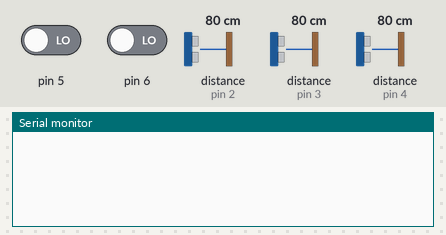
Bench run of a sketch on a simulated Arduino Uno, built with avr-gcc and run on an emulated ATmega328P. Parts: the last lines printed to the serial monitor. The test bench sets the inputs (shaded band); at power-on: distance to the obstacle (sensors on pin 4, pin 3, pin 2) 80 cm, pin 5 LOW, pin 6 LOW. The echo pulse lasts 58.3 µs per cm.

Above: at 1.2 s.
1.3 s: distance to the obstacle (sensor on pin 4) set to 2 cm
At 5.4 s:
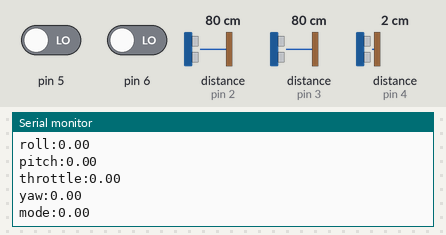
6.5 s: distance to the obstacle (sensor on pin 3) set to 2 cm
At 7.9 s:
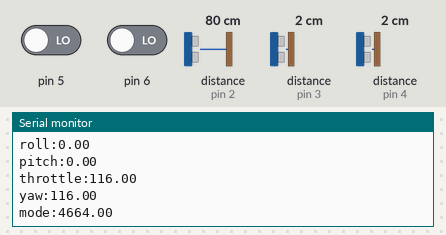
8.0 s: distance to the obstacle (sensor on pin 3) set to 4 cm
9.5 s: distance to the obstacle (sensor on pin 2) set to 2 cm
11.0 s: distance to the obstacle (sensor on pin 2) set to 4 cm
12.5 s: distance to the obstacle (sensor on pin 4) set to 4 cm
At 14.3 s:
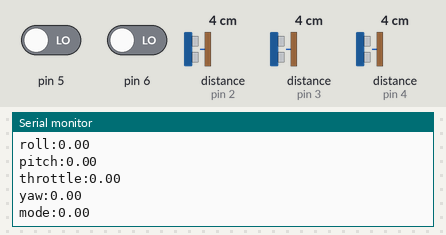

The sketch:

test.ino
```cpp
#include <SPI.h>
#define chanel_number 8  //set the number of chanels
#define default_servo_value 1500  //set the default servo value
#define PPM_FrLen 22500  //set the PPM frame length in microseconds (1ms = 1000µs)
#define PPM_PulseLen 300  //set the pulse length
#define onState 1  //set polarity of the pulses: 1 is positive, 0 is negative
#define sigPin 7  //set PPM signal output pin on the arduino


//////////////////////////////////////////////////////////////////
double ch1;
double ch2;
double ch3;
double ch4;
double ch5;
/*this array holds the servo values for the ppm signal
 change theese values in your code (usually servo values move between 1000 and 2000)*/
int ppm[chanel_number];
void setup(){
  //initiallize default ppm values
   Serial.begin(115200);
//  for(int i=0; i<chanel_number; i++){
//    ppm[i]= default_servo_value;
//  }
  pinMode(6,INPUT);
  pinMode(5,INPUT);
  pinMode(4,INPUT);
  pinMode(3,INPUT);
  pinMode(2,INPUT);
  pinMode(sigPin, OUTPUT);
  digitalWrite(sigPin, !onState);  //set the PPM signal pin to the default state (off)
  cli();
  TCCR1A = 0; // set entire TCCR1 register to 0
  TCCR1B = 0;

  OCR1A = 100;  // compare match register, change this
  TCCR1B |= (1 << WGM12);  // turn on CTC mode
  TCCR1B |= (1 << CS11);  // 8 prescaler: 0,5 microseconds at 16mhz
  TIMSK1 |= (1 << OCIE1A); // enable timer compare interrupt
  sei();

  //==========================================================主程式
}
void loop(){
// ch5=pulseIn(2,HIGH);//飛行模式
//  if( ch5<1400){//遙控模式
  ch1=pulseIn(6,HIGH);//roll
 ch2=pulseIn(5,HIGH);//pitch
 ch3=pulseIn(4,HIGH);//油門
 ch4=pulseIn(3,HIGH);//YAW
 ch5=pulseIn(2,HIGH);//mode
Serial.print("roll:");
  Serial.println(ch1);
Serial.print("pitch:");
  Serial.println(ch2);
Serial.print("throttle:");
  Serial.println(ch3);
Serial.print("yaw:");
  Serial.println(ch4);
Serial.print("mode:");
  Serial.println(ch5);
  delay(500);
  ppm[0]=ch1;
  ppm[1]=ch2;
  ppm[2]=ch3;
  ppm[3]=ch4;
  ppm[4]=ch5;
//}
//  else if(ch5>1400&&ch5<1600){//任務模式 /
//    PIXYSEE();
//    if(x<150){
//    ch2=pulseIn(5,HIGH);//線左
//    track(ch2 , 1600, 1500);
//    }
//     else if(x>=150&&x<=170){//線中
//     ch2=pulseIn(5,HIGH);//pitch
//     track(ch2 , 1500, 1500);
//     }
//     else{
//     ch2=pulseIn(5,HIGH);//線右
//     track(ch2 , 1400, 1500);
//     }
//
//  }
//=========================================================================================    
//   else{//救機降落
//  ch1=pulseIn(6,HIGH);//roll
//  ch2=pulseIn(5,HIGH);//pitch
//  ch3=pulseIn(4,HIGH);//油門
//  ch4=pulseIn(3,HIGH);//YAW
//  ch5=pulseIn(2,HIGH);//mode
//  ppm[0]=ch1;
//  ppm[1]=ch2;
//  ppm[2]=ch3;
//  ppm[3]=ch4;
//  ppm[4]=1800;
//  }
}
//====================================================PPM產生
ISR(TIMER1_COMPA_vect){  //leave this alone
  static boolean state = true;

  TCNT1 = 0;

  if(state) {  //start pulse
    digitalWrite(sigPin, onState);
    OCR1A = PPM_PulseLen * 2;
    state = false;
  }
  else{  //end pulse and calculate when to start the next pulse
    static byte cur_chan_numb;
    static unsigned int calc_rest;

    digitalWrite(sigPin, !onState);
    state = true;

    if(cur_chan_numb >= chanel_number){
      cur_chan_numb = 0;
      calc_rest = calc_rest + PPM_PulseLen;//
      OCR1A = (PPM_FrLen - calc_rest) * 2;
      calc_rest = 0;
    }
    else{
      OCR1A = (ppm[cur_chan_numb] - PPM_PulseLen) * 2;
      calc_rest = calc_rest + ppm[cur_chan_numb];
      cur_chan_numb++;
    }
  }
}
```

Measured:
- after the input at 6.5 s, the serial monitor: prints a new line after 1.0 s (image 2)
